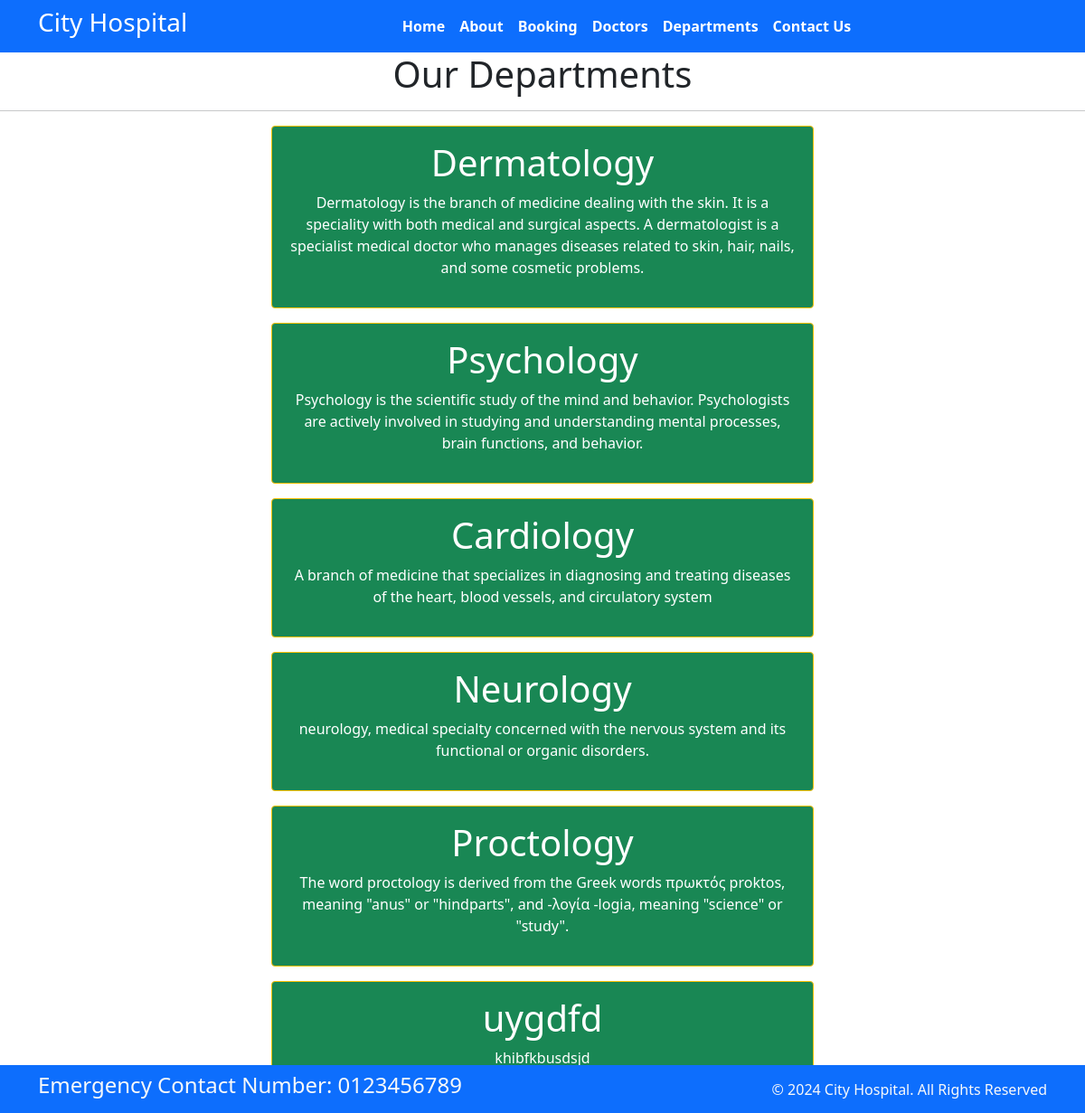
Screenshot of /department with the database file from the repository.
### home/models.py (models this page shows, shortened)
class Departments(models.Model):
    dep_name = models.CharField(max_length=100)
    dep_decription = models.TextField()

### home/views.py (the view)
# urls.py: path('department', views.department, name='department'),
def department(request):
    dict_dept={
        'dept': Departments.objects.all()
    }
    return render(request, 'department.html', dict_dept)

### templates/department.html (shortened to what this page needs)
{% extends 'base.html' %}
{% block content%}
<h1 class="text-center"> Our Departments </h1>
<hr>
{% for d in dept %}
<div class="mx-auto w-50 bg-success text-center text-white p-3 my-3 border border-warning rounded">
    <h1>{{d.dep_name}}</h1>
    <p>{{d.dep_decription}}</p>
</div>
{% endfor %}
{% endblock %}

### templates/base.html (shortened to what this page needs)
{% load static %}
<!DOCTYPE html>
<html>
  <head>
    <link rel="stylesheet"
      href=" https://cdn.jsdelivr.net/npm/bootstrap@5.1.3/dist/css/bootstrap.min.css ">
    <link rel="stylesheet"
      href="https://use.fontawesome.com/releases/v5.2.0/css/all.css">
      <link rel="stylesheet"
      href="{% static '/css/style.css' %}">
  </head>
  <body>
    <nav class="navbar bg-primary navbar-expand-md ">
      <div class="container">
        <div class="col-2 text-left pl-md-0">
          <h3 class="text-white"> City Hospital </h3>
        </div>
        <div
          class="collapse navbar-collapse justify-content-center col-md-8 navbar-collapse-3">
          <ul class="navbar-nav justify-content-center  fw-bold">
            <li class="nav-item active">
              <a class="nav-link text-white" href="{% url 'home' %}">Home </a>
            </li>
            <li class="nav-item">
              <a class="nav-link text-white" href="{% url 'about' %}">About</a>
            </li>
            <li class="nav-item">
              <a class="nav-link text-white" href="{% url 'booking' %}">Booking</a>
            </li>
            <li class="nav-item">
              <a class="nav-link text-white" href="{% url 'doctors' %}">Doctors</a>
            </li>
			 <li class="nav-item">
              <a class="nav-link text-white" href="{% url 'department' %}">Departments</a>
            </li>
            <li class="nav-item">
              <a class="nav-link text-white" href="{% url 'contact' %}">Contact Us</a>
            </li>
          </ul>
        </div>
      </div>
    </nav>
{% block content %}
{% endblock %}
    <section class="fixed-bottom">
      <footer class="pt-2 pb-2  bg-primary text-light">
        <div class="container">
          <div class="row align-items-center">
            <div class="col-12 col-md-8">
              <h4>Emergency Contact Number: 0123456789</h4>
            </div>
            <div class="col-12 col-md-4 mt-4 mt-md-0 text-center text-md-end">
              © 2024 City Hospital. All Rights Reserved
            </div>
          </div>
        </div>
      </footer>
    </section>
  </body>
</html>

### rows the page displays
Departments: dep_name "Dermatology", dep_decription "Dermatology is the branch of medicine dealing with the skin. It is a speciality with both medical and surgical aspects. A dermatologist is a specialist medical doctor who manages diseases related to skin, hair, nails, and some cosmetic problems."
Departments: dep_name "Psychology", dep_decription "Psychology is the scientific study of the mind and behavior. Psychologists are actively involved in studying and understanding mental processes, brain functions, and behavior."
Departments: dep_name "Cardiology", dep_decription "A branch of medicine that specializes in diagnosing and treating diseases of the heart, blood vessels, and circulatory system"
Departments: dep_name "Neurology", dep_decription "neurology, medical specialty concerned with the nervous system and its functional or organic disorders."
Departments: dep_name "Proctology", dep_decription "The word proctology is derived from the Greek words πρωκτός proktos, meaning \"anus\" or \"hindparts\", and -λογία -logia, meaning \"science\" or \"study\"."
Departments: dep_name "uygdfd", dep_decription "khibfkbusdsjd"
